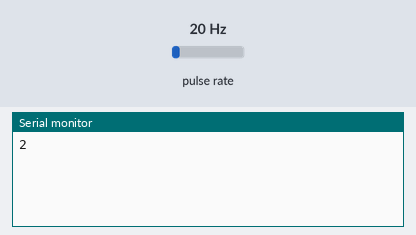
The sketch below on a simulated Arduino Uno, built with avr-gcc and run on an emulated ATmega328P. On the bench: the last lines printed to the serial monitor. Wiring (inferred from the names in the program): pulse sensor: data pin 2. Inputs (shaded band) come from the test bench; at power-on: pulse rate 20 Hz.

Above: at 1.2 s.
1.3 s: pulse rate (sensor on pin 2) set to 4 Hz
At 2.5 s:
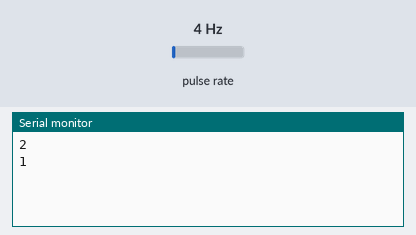
2.8 s: pulse rate (sensor on pin 2) set to 50 Hz
At 3.8 s:
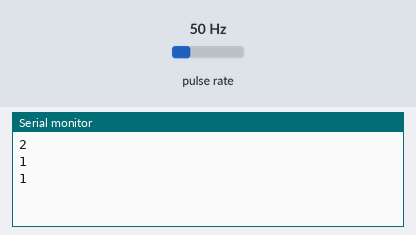
Timing chart, 0 to 5.8 s (numbered marks = the images above; inputs shaded):
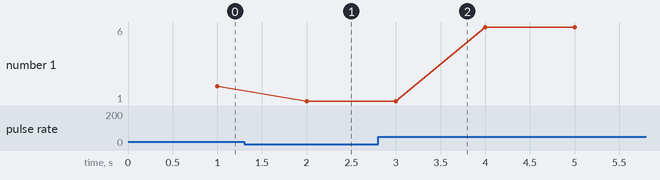

The sketch:

yf-s201c.ino
```cpp
int flowsensor = 2;
unsigned long currentTime;
unsigned long lastTime;
unsigned long pulse_freq;
unsigned long flow_lpm;

void pulse() {
  pulse_freq++;
}

void setup() {
  pinMode(flowsensor, INPUT);
  Serial.begin(9600);
  attachInterrupt(0, pulse, RISING);
  currentTime = millis();
  lastTime = currentTime;
}

void loop() {
  currentTime = millis();
  if(currentTime >= (lastTime + 1000)) {
    lastTime = currentTime;
    flow_lpm = pulse_freq / 7.5;
    if (flow_lpm < 1) flow_lpm = 0;
    Serial.println(flow_lpm, DEC);
    pulse_freq = 0;
   }
}
```

Measured:
- after the input at 1.3 s, the serial monitor: prints a new line after 0.70 s (image 1)
- plotted number 1: 2 → 1 after the input at 1.3 s, 1 → 6 after the input at 2.8 s
